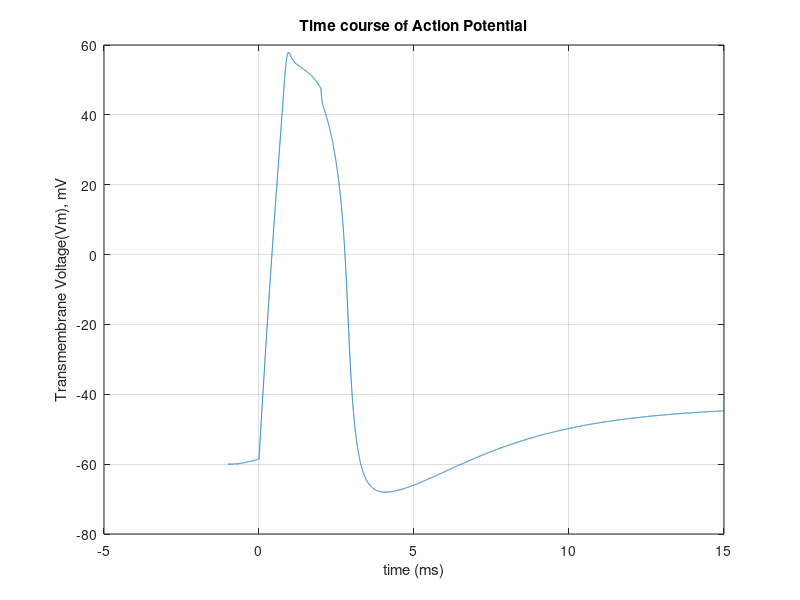
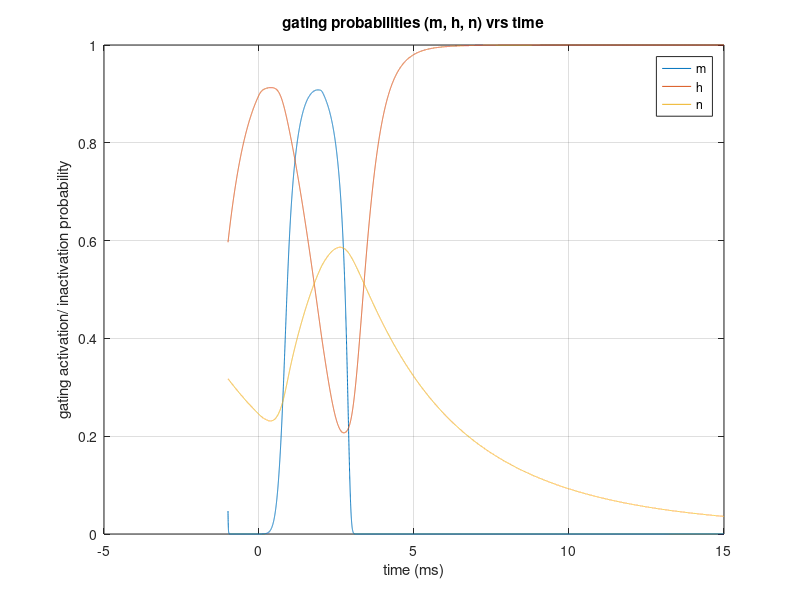

Write the MATLAB code that produced these figures, in order.
%%%%%%%%%%%%%%%%%%%%%%%%%%%%%%%%%%%%%%%%%%%%%%%%%%%%%%%%%%%%%
% 
% Template for Hodgkin Huxley model of action potential
% in a giant squid axon
% Complete the code by inserting appropriate expressions 
% in the places marked 
%%%%%%%%%%%%%%%%%%%%%%%%%%%%%%%%%%%%%%%%%%%%%%%%%%%%%%%%%%%%%
close all
clear all

% Define constants here
Vrest = -60 ; % resting potential, mV
ENa = 54.2 ; % sodium Nernst potential, mV corrected from 52.4
gNa_max = 120  ; % sodium saturation conductance, mS/cm2
%gNa_max = 120*0.3
%% 1) Define other constant related to IK and IL here
%%
EK = -74.7 %potassium Nernst potential, mV
gK_max = 36 %potassium saturation conductance, mS/cm2
gK_max = 36
EL = -43.256 %leak Nernst potential, calculated using the goldmann
gL_max = 0.3 % leakage saturation conductance, mS/cm2
Cm = 1 %membrane capacitance 1uF/cm2

% time stepping and stimulus related constants
deltaT = 0.001 ; % time step, millisec
tStart = -1.000 ; % start time, millisec
tEnd = 15.000 ; % end time, millisec
nStep = ceil((tEnd-tStart)/deltaT) % number of time steps
outputInterval = 20 ; % number of time steps between screen output
StimDur=2; % duration of the stimulus, millisec
Jstim=150; % strength of stimulus


%%%%%%%%%%%%%%%%%%%%%%%%%%%%%%%%%
% Set initial value of state variables
Vm = Vrest ; % membrane potential, mV
m = 0.05293 ; % initial value of m gate
%% 2) similarly, declare initial values of h and n gates here
%%

h = 0.59612; %initial value for h gate
n = 0.31768; %initial value of n gate


%%%%%%%%%%%%%%%%%%%%%%%%%%%%%%%%%
% Storage for variables to plot
plot_Vm = zeros(nStep,1) ;
plot_m = zeros(nStep, 1);
plot_h = zeros(nStep, 1);
plot_n = zeros(nStep, 1);
%%%%%%%%%%%%%%%%%%%%%%%%%%%%%%%%%
% Print a heading for the screen output
display('Hodgkin-Huxley squid axon model');
fprintf('\t Time \t Vm \t n \t\t m \t\t h\n');
%%%%%%%%%%%%%%%%%%%%%%%%%%%%%%%%%
% Start the simulation
tNow = tStart ;
for iStep = 1:nStep
% Compute ion currents & stimulus current
JNa = gNa_max*m*m*m*h*(Vm-ENa) ;
%% 3) write similar expressions for JK and IL here
%%
%JK = gK_max*n*n*n*n*(Vm - EK);
JK = gK_max*n*n*n*n*(Vm - EK);
JL = gL_max*(Vm-EL);

if( 0<=tNow && tNow<StimDur ) % apply stimulus current at t=0
Jm = Jstim ;
else
Jm = 0 ;
end

% Compute gates' opening and closing rates

alpha_m = 0.1*(25-Vm)/(exp(0.1*(25-Vm))-1);
beta_m = 4*exp(-Vm/18);
m = m + deltaT*(alpha_m*(1-m)-beta_m*m);

%% 4) Write similar expressions for n and h gates here
%%
alpha_n = (0.01*(10-Vm))/(exp((10-Vm)/10)-1);
beta_n = 0.125*exp(-Vm/80);
n = n + deltaT*(alpha_n*(1-n) - beta_n*n);

alpha_h = 0.07*exp(-Vm/20);
beta_h = 1/(exp((30-Vm)/10)+1);
h = h + deltaT*(alpha_h*(1-h) - beta_h*n);

% Compute change in state variables
deltaVm = -deltaT * (JNa + JK + JL - Jm)/Cm ;

% Record/display state variables & other values
plot_Vm(iStep) = Vm ;
plot_m(iStep) = m;
plot_n(iStep) = n;
plot_h(iStep) = h;
plot_time(iStep) = tNow;
if mod(iStep,outputInterval) == 0
fprintf('%8.2f %7.3f %7.5f %7.5f %7.5f\n', ...
tNow, Vm, n, m, h) ;
end % if mod(tNow)

% Update state variables
Vm = Vm + deltaVm ; % new Vm = current Vm + change in Vm
tNow = tStart + iStep*deltaT ; % increment the time
end % for iStep

DataNa30(:,1) = plot_time
DataNa30(:,2) = plot_Vm
% Plot the gates, probabilities, currents, Vm, etc
% subplot(2,1,1)
plot(plot_time, plot_Vm); grid on ;
xlabel('time (ms)')
ylabel('Transmembrane Voltage(Vm), mV')
title('Time course of Action Potential')

%% 5) Similarly plot gates n, m and h against time 
%%
figure
plot(plot_time, plot_m); grid on ;
hold on
plot(plot_time, plot_h);
hold on
plot(plot_time, plot_n);
legend('m', 'h', 'n')
xlabel('time (ms)')
ylabel('gating activation/ inactivation probability')
title('gating probabilities (m, h, n) vrs time')

% end of file
